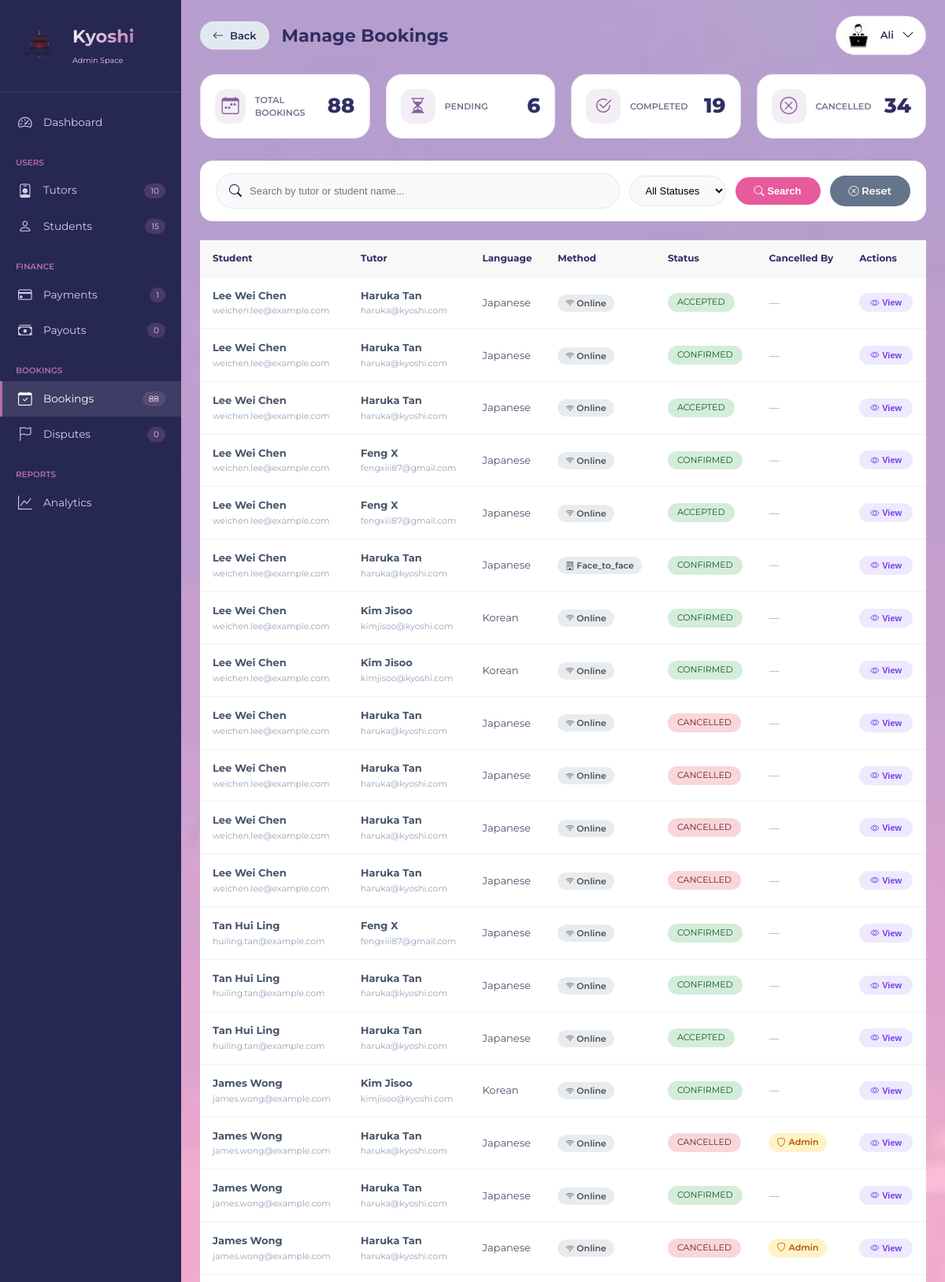
/php/admin_bookings.php (signed in, upper part), run on the app's committed database.
### tables this page shows
CREATE TABLE `users` (
  `id` int(11) NOT NULL,
  `fullname` varchar(100) NOT NULL,
  `email` varchar(100) NOT NULL,
  `password` varchar(255) NOT NULL,
  `phone` varchar(30) DEFAULT NULL,
  `role` enum('student','tutor','admin') NOT NULL,
  `profile_pic` varchar(255) DEFAULT NULL,
  `created_at` timestamp NOT NULL DEFAULT current_timestamp(),
  `status` varchar(20) DEFAULT 'approved',
  `verification_token` varchar(255) DEFAULT NULL,
  `is_verified` tinyint(1) DEFAULT 0,
  `google_calendar_connected` tinyint(1) DEFAULT 0,
  `google_calendar_asked` tinyint(1) DEFAULT 0,
  `deactivated_at` datetime DEFAULT NULL,
  `deactivation_reason` text DEFAULT NULL,
  `first_promo_applied` tinyint(4) DEFAULT 0,
  `is_first_purchase` tinyint(4) DEFAULT 1,
  `promo_code_used` varchar(50) DEFAULT NULL
);

CREATE TABLE `bookings` (
  `id` int(11) NOT NULL,
  `student_id` int(11) NOT NULL,
  `tutor_id` int(11) NOT NULL,
  `language` varchar(50) NOT NULL,
  `learning_mode` enum('online','face_to_face') NOT NULL,
  `booking_date` date NOT NULL,
  `booking_time` time NOT NULL,
  `total_amount` decimal(10,2) DEFAULT 0.00,
  `status` enum('pending','accepted','confirmed','rescheduled','completed','cancelled','disputed') DEFAULT 'pending',
  `completed_at` datetime DEFAULT NULL,
  `auto_completed` tinyint(1) DEFAULT 0,
  `cancelled_by` enum('student','tutor','admin') DEFAULT NULL,
  `cancel_reason` text DEFAULT NULL,
  `meeting_location` varchar(255) DEFAULT NULL,
  `created_at` timestamp NOT NULL DEFAULT current_timestamp(),
  `notes` text DEFAULT NULL,
  `focus` varchar(255) DEFAULT NULL,
  `meeting_link` varchar(500) DEFAULT NULL,
  `link_provided_at` datetime DEFAULT NULL,
  `link_reminder_sent` tinyint(1) DEFAULT 0,
  `proficiency_level` varchar(20) DEFAULT 'beginner',
  `reminder_sent` tinyint(4) DEFAULT 0
);

### php/admin_bookings.php (the view, shortened to what this page needs)
<?php
include 'config.php';
$assetBase = '../assets/img';
$adminID = $_SESSION['user_id'];
$stmt = $conn->prepare("SELECT * FROM users WHERE id = ? AND role = 'admin'");
$stmt->bind_param("i", $adminID);
$stmt->execute();
$admin = $stmt->get_result()->fetch_assoc();
$displayName = $admin['fullname'];
$profilePic = !empty($admin['profile_pic']) ? '../uploads/profiles/' . $admin['profile_pic'] : $assetBase . '/profile-admin.png';
$search = $_GET['search'] ?? '';
$status_filter = $_GET['status'] ?? 'all';
$order_by = "b.created_at DESC";
$sql = "SELECT b.*,
        u_tutor.fullname as tutor_name, u_tutor.email as tutor_email,
        u_student.fullname as student_name, u_student.email as student_email,
        b.learning_mode, b.cancelled_by, b.cancel_reason,
        p.status as payment_status, p.amount as payment_amount
        FROM bookings b
        LEFT JOIN users u_tutor ON b.tutor_id = u_tutor.id
        LEFT JOIN users u_student ON b.student_id = u_student.id
        LEFT JOIN payments p ON b.id = p.booking_id
        WHERE 1=1";
$sql .= " ORDER BY $order_by";
$bookings_result = $conn->query($sql);
$total_bookings    = $conn->query("SELECT COUNT(*) as cnt FROM bookings")->fetch_assoc()['cnt'];
$pending_bookings  = $conn->query("SELECT COUNT(*) as cnt FROM bookings WHERE status = 'pending'")->fetch_assoc()['cnt'];
$completed_bookings = $conn->query("SELECT COUNT(*) as cnt FROM bookings WHERE status = 'completed'")->fetch_assoc()['cnt'];
$cancelled_bookings = $conn->query("SELECT COUNT(*) as cnt FROM bookings WHERE status = 'cancelled'")->fetch_assoc()['cnt'];
$totalStudents = $conn->query("SELECT COUNT(*) as count FROM users WHERE role = 'student'")->fetch_assoc()['count'];
$totalTutors = $conn->query("SELECT COUNT(*) as count FROM users WHERE role = 'tutor'")->fetch_assoc()['count'];
$totalBookings = $conn->query("SELECT COUNT(*) as count FROM bookings")->fetch_assoc()['count'];
$pendingPayouts = $conn->query("SELECT COUNT(*) as count FROM payout_requests WHERE status = 'pending'")->fetch_assoc()['count'] ?? 0;
$pendingPayments = $conn->query("SELECT COUNT(*) as count FROM payments WHERE status = 'pending'")->fetch_assoc()['count'];
$pendingDisputes = $conn->query("SELECT COUNT(*) as count FROM disputes WHERE status = 'pending'")->fetch_assoc()['count'];
function e($val) { return htmlspecialchars($val ?? '', ENT_QUOTES, 'UTF-8'); }
function getStatusBadge($status) {
    switch($status) {
        case 'completed': return '<span class="badge-completed">COMPLETED</span>';
        case 'cancelled': return '<span class="badge-cancelled">CANCELLED</span>';
        case 'pending':   return '<span class="badge-pending">PENDING</span>';
        case 'confirmed': return '<span class="badge-approved">CONFIRMED</span>';
        case 'accepted':  return '<span class="badge-approved">ACCEPTED</span>';
        case 'disputed':  return '<span class="badge-cancelled" style="background:#fde8d8;color:#92400e;">DISPUTED</span>';
        default:          return '<span class="badge-pending">' . e($status) . '</span>';
    }
}
?>
<!DOCTYPE html>
<html lang="en">
<head>
    <link rel="stylesheet" href="https://cdn.jsdelivr.net/npm/bootstrap-icons@1.13.1/font/bootstrap-icons.min.css">
    <link rel="stylesheet" href="../css/astyle.css">
</head>
<body>
<aside class="sidebar" id="sidebar">
    <div class="sidebar-header">
        <div class="brand-wrapper">
            <img src="<?= e($assetBase) ?>/logo.png" alt="Kyoshi" class="brand-icon">
            <div class="brand-title"><h1>Kyoshi</h1><span class="admin-space-text">Admin Space</span></div>
        </div>
    </div>
    <nav class="nav-menu">
        <div class="nav-section">
            <a href="admin_dashboard.php" class="nav-item">
                <i class="bi bi-speedometer2"></i><span>Dashboard</span>
            </a>
        </div>
        <div class="nav-section">
            <div class="nav-section-label">USERS</div>
            <a href="admin_tutor_actions.php" class="nav-item">
                <i class="bi bi-person-badge"></i><span>Tutors</span>
                <span class="nav-badge"><?= $totalTutors ?></span>
            </a>
            <a href="admin_student_actions.php" class="nav-item">
                <i class="bi bi-person"></i><span>Students</span>
                <span class="nav-badge"><?= $totalStudents ?></span>
            </a>
        </div>
        <div class="nav-section">
            <div class="nav-section-label">FINANCE</div>
            <a href="admin_payments.php" class="nav-item">
                <i class="bi bi-credit-card"></i><span>Payments</span>
                <span class="nav-badge pending"><?= $pendingPayments ?></span>
            </a>
            <a href="admin_payouts.php" class="nav-item">
                <i class="bi bi-cash-stack"></i><span>Payouts</span>
                <span class="nav-badge"><?= $pendingPayouts ?></span>
            </a>
        </div>
        <div class="nav-section">
            <div class="nav-section-label">BOOKINGS</div>
            <a href="admin_bookings.php" class="nav-item active">
                <i class="bi bi-calendar-check"></i><span>Bookings</span>
                <span class="nav-badge"><?= $totalBookings ?></span>
            </a>
            <a href="admin_disputes.php" class="nav-item">
                <i class="bi bi-flag"></i><span>Disputes</span>
                <span class="nav-badge dispute"><?= $pendingDisputes ?></span>
            </a>
        </div>
        <div class="nav-section">
            <div class="nav-section-label">REPORTS</div>
            <a href="admin_reports.php" class="nav-item">
                <i class="bi bi-graph-up"></i><span>Analytics</span>
            </a>
        </div>
    </nav>
</aside>
<div class="main-content">
     <div class="top-bar">
    <div class="page-title">
        <div class="title-with-back">
            <a href="admin_student_actions.php" class="back-btn-desktop">
                <i class="bi bi-arrow-left"></i>
                <span>Back</span>
            </a>
            <h1>Manage Bookings</h1>
        </div>
    </div>
    <div class="relative">
        <div class="admin-profile" onclick="toggleDropdown()">
            <img src="<?= e($profilePic) ?>" alt="Admin">
            <span><?= e($displayName) ?></span>
            <i class="bi bi-chevron-down"></i>
        </div>
    </div>
</div>
    <div class="stats-grid">
        <div class="stat-card">
            <div class="stat-left">
                <div class="stat-icon"><i class="bi bi-calendar-week"></i></div>
                <div><div class="stat-label">Total Bookings</div></div>
            </div>
            <div class="stat-value"><?= $total_bookings ?></div>
        </div>
        <div class="stat-card">
            <div class="stat-left">
                <div class="stat-icon"><i class="bi bi-hourglass-split"></i></div>
                <div><div class="stat-label">Pending</div></div>
            </div>
            <div class="stat-value"><?= $pending_bookings ?></div>
        </div>
        <div class="stat-card">
            <div class="stat-left">
                <div class="stat-icon"><i class="bi bi-check2-circle"></i></div>
                <div><div class="stat-label">Completed</div></div>
            </div>
            <div class="stat-value"><?= $completed_bookings ?></div>
        </div>
        <div class="stat-card">
            <div class="stat-left">
                <div class="stat-icon"><i class="bi bi-x-circle"></i></div>
                <div><div class="stat-label">Cancelled</div></div>
            </div>
            <div class="stat-value"><?= $cancelled_bookings ?></div>
        </div>
    </div>
    <div class="filter-bar">
        <div class="search-box">
            <i class="bi bi-search"></i>
            <input type="text" id="searchInput"
                   placeholder="Search by tutor or student name..."
                   value="<?= e($search) ?>">
        </div>
        <select id="statusFilter" class="filter-select">
            <option value="all"      <?= $status_filter == 'all'       ? 'selected' : '' ?>>All Statuses</option>
        </select>
        <button class="btn-filter" onclick="applyFilters()"><i class="bi bi-search"></i> Search</button>
        <a href="admin_bookings.php" class="btn-reset" style="text-align:center;"><i class="bi bi-x-circle"></i> Reset</a>
    </div>
    <?php if ($bookings_result && $bookings_result->num_rows == 0): ?>
        <div class="empty-state">
            <i class="bi bi-calendar-x"></i>
            <p>No bookings found.</p>
        </div>
    <?php else: ?>
        <div style="overflow-x:auto;">
            <table class="bookings-table">
                <thead>
                    <tr>
                        <th>Student</th>
                        <th>Tutor</th>
                        <th>Language</th>
                        <th>Method</th>
                        <th>Status</th>
                        <th>Cancelled By</th>
                        <th>Actions</th>
                    </tr>
                </thead>
                <tbody>
                <?php while ($row = $bookings_result->fetch_assoc()):
                    $cb = $row['cancelled_by'] ?? null;
                    $bookingJson = json_encode([
                        'id'            => $row['id'],
                        'student_name'  => $row['student_name'],
                        'student_email' => $row['student_email'],
                        'tutor_name'    => $row['tutor_name'],
                        'tutor_email'   => $row['tutor_email'],
                        'language'      => $row['language'],
                        'learning_mode' => $row['learning_mode'],
                        'booking_date'  => $row['booking_date'] ? date('d M Y', strtotime($row['booking_date'])) : '—',
                        'booking_time'  => $row['booking_time'] ? date('h:i A', strtotime($row['booking_time'])) : '—',
                        'total_amount'  => number_format($row['total_amount'], 2),
                        'status'        => $row['status'],
                        'cancelled_by'  => $row['cancelled_by'] ?? '',
                        'cancel_reason' => $row['cancel_reason'] ?? '',
                        'focus'         => $row['focus'] ?? '',
                        'notes'         => $row['notes'] ?? '',
                        'proficiency'   => $row['proficiency_level'] ?? '',
                        'created_at'    => $row['created_at'] ? date('d M Y, h:i A', strtotime($row['created_at'])) : '—',
                        'meeting_location' => $row['meeting_location'] ?? '',
                    ]);
                ?>
                    <tr>
                        <td>
                            <strong><?= e($row['student_name']) ?></strong><br>
                            <small style="color:#94a3b8;"><?= e($row['student_email']) ?></small>
                        </td>
                        <td>
                            <strong><?= e($row['tutor_name']) ?></strong><br>
                            <small style="color:#94a3b8;"><?= e($row['tutor_email']) ?></small>
                        </td>
                        <td><?= e($row['language']) ?></td>
                        <td>
                            <span class="learning-badge">
                                <i class="bi <?= ($row['learning_mode'] == 'online' ? 'bi-wifi' : 'bi-building') ?>"></i>
                                <?= ucfirst(e($row['learning_mode'])) ?>
                            </span>
                        </td>
                        <td><?= getStatusBadge($row['status']) ?></td>
                        <td>
                            <?php if ($cb === 'student'): ?>
                                <span class="cancelled-by-badge cb-student"><i class="bi bi-person"></i> Student</span>
                            <?php elseif ($cb === 'tutor'): ?>
                                <span class="cancelled-by-badge cb-tutor"><i class="bi bi-person-badge"></i> Tutor</span>
                            <?php elseif ($cb === 'admin'): ?>
                                <span class="cancelled-by-badge cb-admin"><i class="bi bi-shield"></i> Admin</span>
                            <?php else: ?>
                                <span style="color:#94a3b8;">—</span>
                            <?php endif; ?>
                        </td>
                        <td>
                            <button class="btn-view-detail" onclick='openDetailModal(<?= htmlspecialchars($bookingJson, ENT_QUOTES) ?>)'>
                                <i class="bi bi-eye"></i> View
                            </button>
                        </td>
                    </tr>
                <?php endwhile; ?>
                </tbody>
            </table>
        </div>
    <?php endif; ?>
</div>
</body>
</html>

### css/astyle.css (style rules this page uses)
@media (min-width: 901px) { .admin-profile { display: flex !important; } }
@media (min-width: 901px) { .page-title { display: block !important; } }
.title-with-back { display: flex; align-items: center; gap: 16px; }
.back-btn-desktop { display: inline-flex; align-items: center; gap: 8px; background: #e2e8f0; color: #1d3156; padding: 8px 16px; border-radius: 40px; text-decoration: none; font-size: 13px; font-weight: 600; transition: all 0.2s ease; white-space: nowrap; }
.back-btn-desktop i { font-size: 14px; }

### data on the page
users: fullname "Ali"
bookings: student.fullname "Lee Wei Chen", student.email "weichen.lee@example.com", tutor.fullname "Haruka Tan", tutor.email "haruka@kyoshi.com", language "Japanese", learning_mode "Online", status "ACCEPTED"
bookings: student.fullname "Lee Wei Chen", student.email "weichen.lee@example.com", tutor.fullname "Haruka Tan", tutor.email "haruka@kyoshi.com", language "Japanese", learning_mode "Online", status "CONFIRMED"
bookings: student.fullname "Lee Wei Chen", student.email "weichen.lee@example.com", tutor.fullname "Haruka Tan", tutor.email "haruka@kyoshi.com", language "Japanese", learning_mode "Online", status "ACCEPTED"
bookings: student.fullname "Lee Wei Chen", student.email "weichen.lee@example.com", tutor.fullname "Feng X", tutor.email "fengxiii87@gmail.com", language "Japanese", learning_mode "Online", status "CONFIRMED"
bookings: student.fullname "Lee Wei Chen", student.email "weichen.lee@example.com", tutor.fullname "Feng X", tutor.email "fengxiii87@gmail.com", language "Japanese", learning_mode "Online", status "ACCEPTED"
bookings: student.fullname "Lee Wei Chen", student.email "weichen.lee@example.com", tutor.fullname "Haruka Tan", tutor.email "haruka@kyoshi.com", language "Japanese", learning_mode "Face_to_face", status "CONFIRMED"
bookings: student.fullname "Lee Wei Chen", student.email "weichen.lee@example.com", tutor.fullname "Kim Jisoo", tutor.email "kimjisoo@kyoshi.com", language "Korean", learning_mode "Online", status "CONFIRMED"
bookings: student.fullname "Lee Wei Chen", student.email "weichen.lee@example.com", tutor.fullname "Kim Jisoo", tutor.email "kimjisoo@kyoshi.com", language "Korean", learning_mode "Online", status "CONFIRMED"
bookings: student.fullname "Lee Wei Chen", student.email "weichen.lee@example.com", tutor.fullname "Haruka Tan", tutor.email "haruka@kyoshi.com", language "Japanese", learning_mode "Online", status "CANCELLED"
bookings: student.fullname "Lee Wei Chen", student.email "weichen.lee@example.com", tutor.fullname "Haruka Tan", tutor.email "haruka@kyoshi.com", language "Japanese", learning_mode "Online", status "CANCELLED"
bookings: student.fullname "Lee Wei Chen", student.email "weichen.lee@example.com", tutor.fullname "Haruka Tan", tutor.email "haruka@kyoshi.com", language "Japanese", learning_mode "Online", status "CANCELLED"
bookings: student.fullname "Lee Wei Chen", student.email "weichen.lee@example.com", tutor.fullname "Haruka Tan", tutor.email "haruka@kyoshi.com", language "Japanese", learning_mode "Online", status "CANCELLED"
bookings: student.fullname "Tan Hui Ling", student.email "huiling.tan@example.com", tutor.fullname "Feng X", tutor.email "fengxiii87@gmail.com", language "Japanese", learning_mode "Online", status "CONFIRMED"
bookings: student.fullname "Tan Hui Ling", student.email "huiling.tan@example.com", tutor.fullname "Haruka Tan", tutor.email "haruka@kyoshi.com", language "Japanese", learning_mode "Online", status "CONFIRMED"
bookings: student.fullname "Tan Hui Ling", student.email "huiling.tan@example.com", tutor.fullname "Haruka Tan", tutor.email "haruka@kyoshi.com", language "Japanese", learning_mode "Online", status "ACCEPTED"
bookings: student.fullname "James Wong", student.email "james.wong@example.com", tutor.fullname "Kim Jisoo", tutor.email "kimjisoo@kyoshi.com", language "Korean", learning_mode "Online", status "CONFIRMED"
bookings: student.fullname "James Wong", student.email "james.wong@example.com", tutor.fullname "Haruka Tan", tutor.email "haruka@kyoshi.com", language "Japanese", learning_mode "Online", status "CANCELLED", cancelled_by "admin" (drawn)
bookings: student.fullname "James Wong", student.email "james.wong@example.com", tutor.fullname "Haruka Tan", tutor.email "haruka@kyoshi.com", language "Japanese", learning_mode "Online", status "CONFIRMED"
bookings: student.fullname "James Wong", student.email "james.wong@example.com", tutor.fullname "Haruka Tan", tutor.email "haruka@kyoshi.com", language "Japanese", learning_mode "Online", status "CANCELLED", cancelled_by "admin" (drawn)

### other printed values
$totalTutors "10"
$totalStudents "15"
$pendingPayments "1"
$pendingPayouts "0"
$totalBookings "88"
$pendingDisputes "0"
$total_bookings "88"
$pending_bookings "6"
$completed_bookings "19"
$cancelled_bookings "34"
